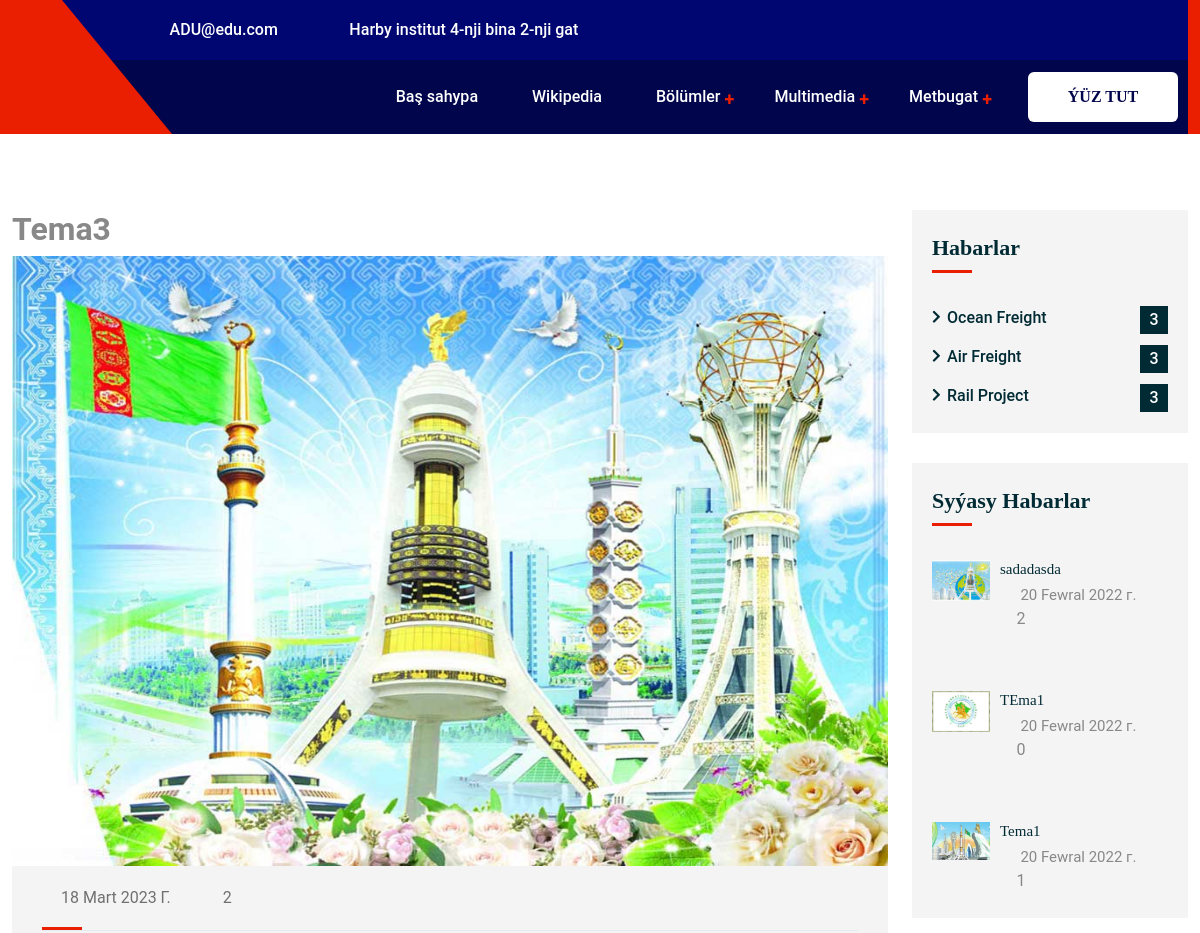
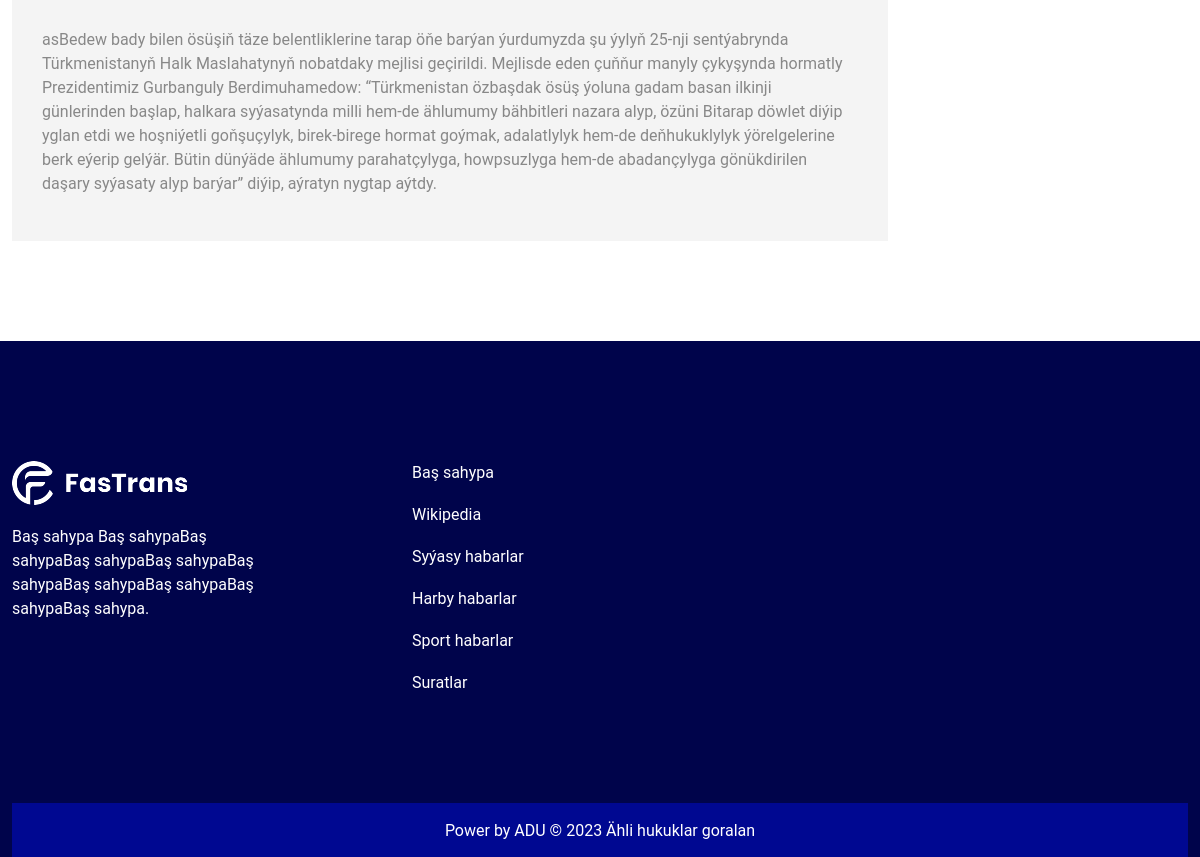
Page /Syyasy_Habar/4/ on the committed database (2 pictures, top to bottom).
### PortalApp/models.py (models this page shows, shortened)
class Habar(models.Model):
    Habarlar = (
        ('1', 'Syýasy habarlar'),
        ('2', 'Tehnologiýa habarlar'),
        ('3', 'Sport habarlar'),
        ('4', 'Harby habarlar'),
    )
    name = models.CharField("Ady", max_length=500, null=True)
    image = models.ImageField("Surat", upload_to='Habar', null=True)
    descriptions = models.TextField("Tekst", null=True)
    read = models.BigIntegerField(default=0)
    habar_types = models.CharField(max_length=10, null=True, choices=Habarlar)
    date = models.DateField(auto_now=True)
    def save(self, *args, **kwargs):
        if self.id != None:
            file = str(self.image)
            name = file.split('/', 1)
            if name[0] != 'Habar':
                model = Habar.objects.get(id=self.id)
                model.image.delete(save=False)
            else:
                pass
        else:
            pass
        super().save(*args, **kwargs)

### PortalApp/views.py (the view)
# urls.py: path('Syyasy_Habar/<pk>/', Syyasy_Habar.as_view(), name='Syyasy_Habar'),
class Syyasy_Habar(View):
    def get(self, request, *args, **kwargs):
        habar_model = get_object_or_404(Habar.objects.filter(habar_types=1), pk=kwargs['pk'])
        habar_model.read += 1
        habar_model.save()
        habar_models = Habar.objects.filter(habar_types=1).order_by('-id')[1:4]
        context = {
            'habar_model': habar_model,
            'habar_models': habar_models,
            'title': 'Syýasy habar',
            'name': 'Syýasy Habarlar',
            'id': habar_model.id,
        }
        return render(request, 'Users/Syyasy_Habar.html', context)

### templates/Users/Syyasy_Habar.html (shortened to what this page needs)
{% extends 'Users/base/base.html' %}
{% load static %}
{% block content %}
    <section id="ft-blog" class="ft-blog-section">
    </section>
    <section id="ft-blog-feed-details" class="ft-blog-feed-details-section page-padding">
        <div class="container">
            <div class="ft-blog-feed-details-content">
                <div class="row">
                    <div class="col-lg-9">
                        <h2><strong>{{ habar_model.name }}</strong></h2>
                        <div class="blog-details-img-text-wrapper">
                            <div class="blog-details-img position-relative">
                                <img src="{{ habar_model.image.url }}" alt="{{ habar_model.name }}"
                                     style="width: 880px;height: 610px;">
                            </div>
                            <div class="ft-blog-details-item">
                                <div class="blog-details-text headline">
                                    <div class="ftd-blog-meta-2  position-relative text-capitalize">
                                        <a><i class="far fa-clock"></i>{{ habar_model.date }}</a>
                                        <a><i class="far fa-eye"></i> {{ habar_model.read }}</a>
                                    </div>
                                    <article>
                                        {{ habar_model.descriptions }}
                                    </article>
                                </div>
                            </div>
                        </div>
                    </div>
                    <div class="col-lg-3">
                        <div class="ft-side-bar-wrapper top-stikcy">
                            <div class="ft-side-bar-widget-area">
                                <div class="ft-side-bar-widget headline ul-li-block">
                                    <div class="category-widget">
                                        <h3 class="widget-title position-relative">Habarlar</h3>
                                        <ul>
                                            <li><a href="">Ocean Freight <span>3</span></a></li>
                                            <li><a href="">Air Freight <span>3</span></a></li>
                                            <li><a href="">Rail Project <span>3</span></a></li>
                                        </ul>
                                    </div>
                                </div>
                                <div class="ft-side-bar-widget headline ul-li-block">
                                    <div class="recent-news-widget">
                                        <h3 class="widget-title position-relative">{{ name }}</h3>
                                        {% for h_model in habar_models %}
                                            <div class="recent-blog-img-text clearfix">
                                                <div class="recent-blog-img float-left">
                                                    <img src="{{ h_model.image.url }}" alt="{{ h_model.name }}">
                                                </div>
                                                <div class="recent-blog-text headline">
                                                    <h3>
                                                        <a href="{% url 'Syyasy_Habar' h_model.pk %}">{{ h_model.name | truncatechars:25 }}</a>
                                                    </h3>
                                                    <span><i
                                                            class="far fa-calendar-alt"></i> {{ h_model.date }}</span><br>
                                                    <a><i class="far fa-eye"></i> {{ h_model.read }}</a>
                                                </div>
                                            </div>
                                        {% endfor %}
                                    </div>
                                </div>
                            </div>
                        </div>
                    </div>
                </div>
            </div>
        </div>
    </section>
{% endblock %}

### templates/Users/base/base.html (shortened to what this page needs)
{% load static %}
<!DOCTYPE html>
<html lang="tk">
<head>
    <link rel="stylesheet" href="{% static 'assets/css/bootstrap.min.css' %}">
    <link rel="stylesheet" href="{% static 'assets/css/fontawesome-all.css' %}">
    <link rel="stylesheet" href="{% static 'assets/css/flaticon.css' %}">
    <link rel="stylesheet" href="{% static 'assets/css/animate.css' %}">
    <link rel="stylesheet" href="{% static 'assets/css/nice-select.css' %}">
    <link rel="stylesheet" href="{% static 'assets/css/video.min.css' %}">
    <link rel="stylesheet" href="{% static 'assets/css/jquery.mCustomScrollbar.min.css' %}">
    <link rel="stylesheet" href="{% static 'assets/css/slick.css' %}">
    <link rel="stylesheet" href="{% static 'assets/css/rs6.css' %}">
    <link rel="stylesheet" href="{% static 'assets/css/slick-theme.css' %}">
    <link rel="stylesheet" href="{% static 'assets/css/style.css' %}">
</head>
<body>
{% include 'Users/base/navbar.html' %}
{% block content %}
{% endblock %}
{% include 'Users/base/footer.html' %}
</body>
</html>

### templates/Users/base/navbar.html (shortened to what this page needs)
{% load static %}
<header id="ft-header" class="ft-header-section header-style-one">
    <div class="ft-header-content-wrapper position-relative">
        <div class="container">
            <div class="ft-header-content position-relative">
                <div class="ft-brand-logo">
                </div>
                <div class="ft-header-menu-top-cta position-relative">
                    <div class="ft-header-top ul-li">
                        <ul>
                            <li><i class="fal fa-envelope"></i>ADU@edu.com</li>
                            <li><i class="fal fa-map-marker-alt"></i>Harby institut 4-nji bina 2-nji gat</li>
                        </ul>
                    </div>
                    <div class="ft-header-main-menu d-flex justify-content-end align-items-center">
                        <nav class="ft-main-navigation clearfix ul-li">
                            <ul id="ft-main-nav" class="nav navbar-nav clearfix">
                                <li>
                                    <a href="{% url 'Bash_Sahypa' %}">Baş sahypa</a>
                                </li>
                                <li><a href="">Wikipedia</a></li>
                                <li class="dropdown">
                                    <a href="">Bölümler</a>
                                </li>
                                <li class="dropdown">
                                    <a href="!#">Multimedia</a>
                                </li>
                                <li class="dropdown">
                                    <a href="!#">Metbugat</a>
                                </li>
                            </ul>
                        </nav>
                        <div class="ft-header-cta-btn">
                            <a class="d-flex justify-content-center align-items-center" href="contact.html">ÝÜZ TUT</a>
                        </div>
                    </div>
                </div>
            </div>
        </div>
    </div>
</header>

### templates/Users/base/footer.html (shortened to what this page needs)
{% load static %}
<footer id="ft-footer" class="ft-footer-section">
    <div class="container">
        <div class="ft-footer-widget-wrapper">
            <div class="row">
                <div class="col-lg-4 col-md-6">
                    <div class="ft-footer-widget ul-li-block headline pera-content">
                        <div class="logo-widget">
                            <div class="site-logo">
                                <a href="#"><img src="{% static 'assets/img/logo/logo2.png' %}" alt=""></a>
                            </div>
                            <p>Baş sahypa Baş sahypaBaş sahypaBaş sahypaBaş sahypaBaş sahypaBaş sahypaBaş sahypaBaş
                                sahypaBaş sahypa. </p>
                        </div>
                    </div>
                </div>
                <div class="col-lg-4 col-md-6">
                    <div class="ft-footer-widget ul-li-block headline pera-content">
                        <div class="menu-widget">
                            <ul>
                                <li><a href="index.html">Baş sahypa</a></li>
                                <li><a href="about.html">Wikipedia</a></li>
                                <li><a href="history.html">Syýasy habarlar</a></li>
                                <li><a href="event.html">Harby habarlar</a></li>
                                <li><a href="service-single.html">Sport habarlar</a></li>
                                <li><a href="gallery.html">Suratlar</a></li>
                            </ul>
                        </div>
                    </div>
                </div>
            </div>
        </div>
        <div class="ft-footer-copywrite-1 text-center">
            <span>Power by ADU &copy; <script>document.write(/\d{4}/.exec(Date())[0])</script> Ähli hukuklar goralan</span>
        </div>
    </div>
</footer>

### rows in the picture
Habar: name "Tema3", image (picture), date "18 Mart 2023 Г.", read "2", descriptions "asBedew bady bilen ösüşiň täze belentliklerine tarap öňe barýan ýurdumyzda şu ýylyň 25-nji sentýabrynda Türkmenistanyň Halk Maslahatynyň nobatdaky mejlisi geçirildi. Mejlisde eden çuňňur manyly çykyşynda hormatly Prezidentimiz Gurbanguly Berdimuhamedow: “Türkmenistan özbaşdak ösüş ýoluna gadam basan ilkinji günlerinden başlap, halkara syýasatynda milli hem-de ählumumy bähbitleri nazara alyp, özüni Bitarap döwlet diýip yglan etdi we hoşniýetli goňşuçylyk, birek-birege hormat goýmak, adalatlylyk hem-de deňhukuklylyk ýörelgelerine berk eýerip gelýär. Bütin dünýäde ählumumy parahatçylyga, howpsuzlyga hem-de abadançylyga gönükdirilen daşary syýasaty alyp barýar” diýip, aýratyn nygtap aýtdy."
Habar: image (picture), name "sadadasda", date "20 Fewral 2022 г.", read "2"
Habar: image (picture), name "TEma1", date "20 Fewral 2022 г.", read "0"
Habar: image (picture), name "Tema1", date "20 Fewral 2022 г.", read "1"

### other values in the picture
{{ name }} "Syýasy Habarlar"
